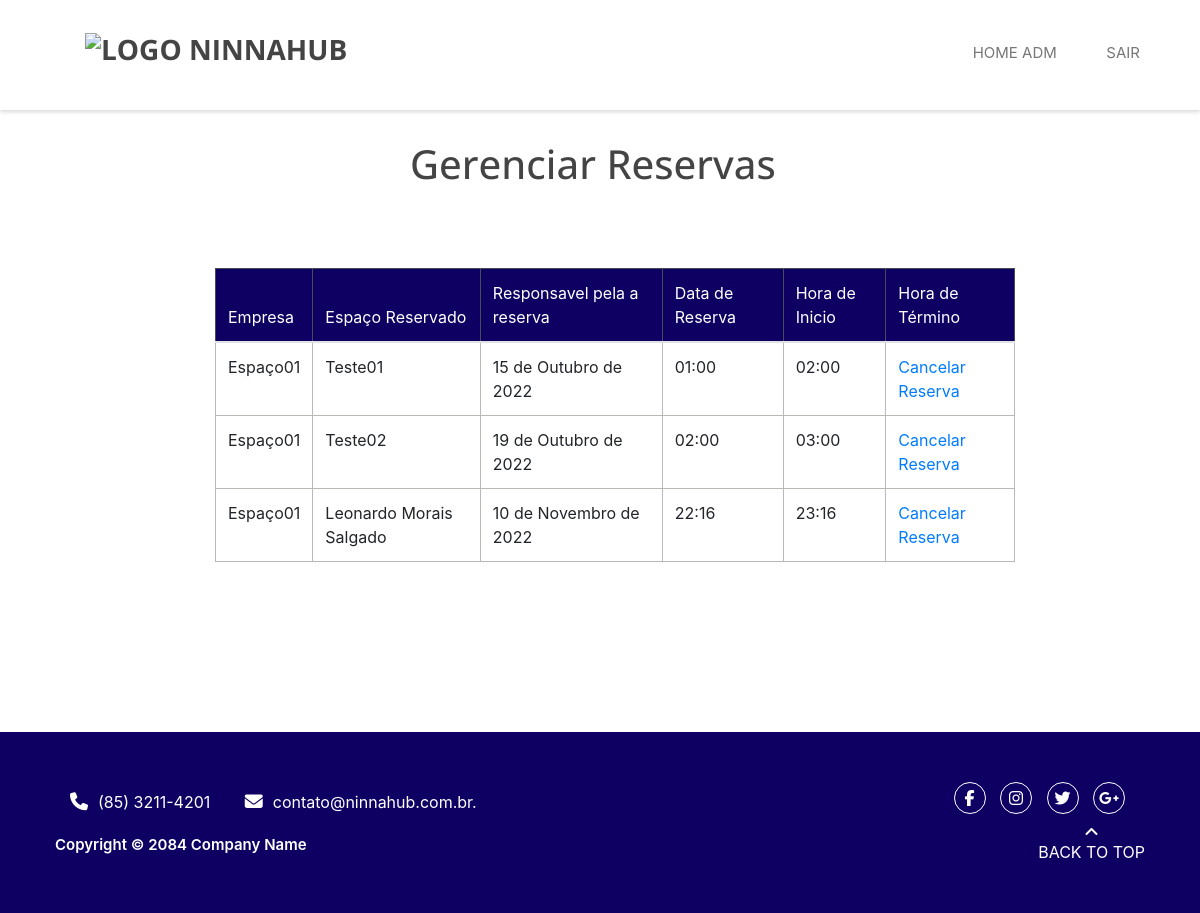
Page /adm/gerenciar_reserva/ (signed in) on the earlier database version.
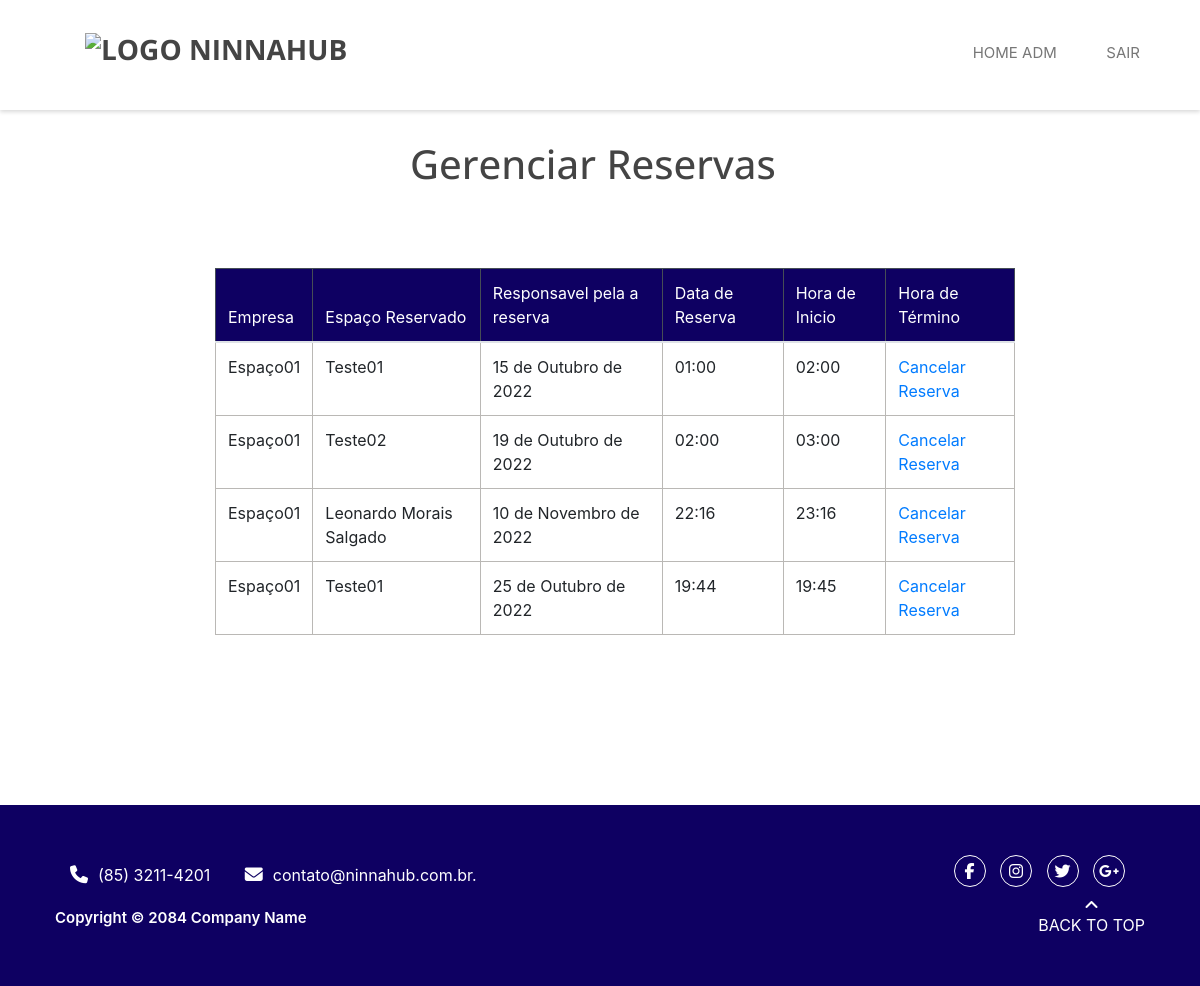
Same page on the later database version.
### reserva/models.py (models this page shows, shortened)
class Registro(models.Model):
    MANTENEDOR_CHOICES = (
        ('Mantenedor', 'Mantenedor'),
        ('Residente Startup', 'Residente Startup'),
        ('Time Operacional', 'Time Operacional'),
    )
    EVENTO_CHOICES = (
        ('Espaço01', 'Espaço01'),
        ('Espaço02', 'Espaço02'),
        ('Espaço03', 'Espaço03'),
    )
    agente = models.CharField(max_length=30)
    mantenedor = models.CharField(max_length=30, choices=MANTENEDOR_CHOICES)
    empresa = models.CharField(max_length=30)
    email = models.EmailField(max_length=254)
    telefone = models.CharField(max_length=30)
    cpf = CPFField('cpf')
    cnpj = CNPJField('CNPJ')
    nome_evento = models.CharField(max_length=300)
    descricao = models.TextField(max_length=1000)
    lista_participantes = models.FileField(upload_to='lista_participantes/%Y/%m/%d/', blank=True)
    espacos = models.CharField(max_length=30, choices=EVENTO_CHOICES, default='Espaço01')
    data_reserva = models.DateField()
    hora_inicio = models.TimeField()
    hora_fim = models.TimeField()
    confirmacao_email = models.BooleanField(default=False)

### administrador/views.py (the view)
# urls.py: path('gerenciar_reserva/', views.gerenciar_reserva, name='gerenciar_reserva'),
@login_required(login_url='/adm/login')
def gerenciar_reserva(request):
    registro = {'registro': Registro.objects.all()}
    return render(request, 'gerenciar_reserva.html', registro)

### administrador/templates/gerenciar_reserva.html (shortened to what this page needs)
{% extends 'base.html' %}
{% load static %}
{% block 'body' %}
{% include 'partials/_navbar-adm.html' %}
<main class="main-gerenciar-reserva">
    <h1 class="h1-gerenciar">Gerenciar Reservas</h1>
    <table class="table">
        <thead class="table-dark">
          <tr>
            <th>Empresa</th>
            <th>Espaço Reservado</th>
            <th>Responsavel pela a reserva</th>
            <th>Data de Reserva</th>
            <th>Hora de Inicio</th>
            <th>Hora de Término</th>
          </tr>
        </thead>
        <tbody>
        {%for registro in registro %}
            <tr class="borda-table">
                <td>{{registro.espacos}}</td>
                <td>{{registro.agente}}</td>
                <td>{{registro.data_reserva}}</td>
                <td>{{registro.hora_inicio}}</td>
                <td>{{registro.hora_fim}}</td>
                <td><a href="">Cancelar Reserva</a></td>
            </tr>
            {%endfor%}
        </tbody>
      </table>
</main>
   {% include 'partials/_footer.html' %}
{% endblock %}

### templates/base.html (shortened to what this page needs)
{% load static %}
<!DOCTYPE html>
<html lang="pt-br">
<head>
    <link href="{% static 'reserva/bootstrap/css/bootstrap.css' %}" rel="stylesheet" media="screen">
    <link rel="stylesheet" href="{% static 'reserva/css/misc.css' %}">
    <link rel="stylesheet" href="{% static 'reserva/css/animate.css' %}">
    <link rel="stylesheet" href="{% static 'reserva/css/main.css' %}">
    <link rel="stylesheet" href="{% static 'reserva/css/base.css'%}">
    <link rel="stylesheet" href="{% static 'reserva/css/style.css'%}">
    <link rel="stylesheet" href="{% static 'reserva/css/descrição.css'%}">
    <link rel="stylesheet" href="{% static 'reserva/css/login.css'%}">
    <link rel="stylesheet" href="{% static 'reserva/css/gerenciar-usuario.css'%}">
    <link rel="stylesheet" href="{% static 'reserva/css/gerenciar-espaco.css'%}">
    <link rel="stylesheet" href="{% static 'reserva/css/gerenciar-reserva.css'%}">
    <link rel="stylesheet" href="{% static 'reserva/css/admin.css'%}">
    <link rel="stylesheet" href="{% static 'reserva/css/check.css'%}"/>
    <link rel="stylesheet" href="http://use.fontawesome.com/releases/v5.7.2/css/all.css">
    <link rel="stylesheet" href="{% static 'reserva/bootstrap/css/bootstrap.min.css'%}">
    <link rel="stylesheet" href="{% static 'reserva/css/font-awesome.min.css'%}">
</head>
<body>
    {% block 'body' %}{% endblock %}
</body>
</html>

### administrador/templates/partials/_navbar-adm.html (shortened to what this page needs)
{%load static%}
<div id="home">
    <div class="site-header">
        <div class="main-header">
            <div class="container">
                <div class="row">
                    <div class="col-md-4 col-sm-4 col-xs-6">
                        <div class="logo">
                            <h1><a href="{% url 'home' %}" title="NINNA-HUB"><img src="{% static 'reserva/images/logo-nina.png' %}" alt="Logo NinnaHub" width="30%"></a></h1>
                        </div>
                    </div>
                    <div class="col-md-8 col-sm-8 col-xs-6">
                        <div class="menu text-right d-none d-md-block">
                            <ul>
                                <li><a href="{% url 'administrador' %}" class="external">Home ADM</a></li>
                                <li><a href="{% url 'login' %}" class="external">Sair</a></li>
                            </ul>
                        </div>
                    </div>
                </div>
            </div>
        </div>
    </div>
</div>

### administrador/templates/partials/_footer.html
<div class="site-footer">
    <div class="container">
        <div class="top-header">
            <div class="container">
                <div class="row">
                    <div class="col-md-6 col-sm-6">
                        <div class="left-header">
                            <span><i class="fa fa-phone"></i>(85) 3211-4201</span>
                            <span><i class="fa fa-envelope"></i>contato@ninnahub.com.br.</span>
                        </div>
                    </div>
                    <div class="col-md-6 col-sm-6">
                        <div class="right-header text-right">
                            <ul class="social-icons">
                                <li><a href="#" class="fa fa-facebook"></a></li>
                                <li><a href="#" class="fa fa-instagram"></a></li>
                                <li><a href="#" class="fa fa-twitter"></a></li>
                                <li><a href="#" class="fa fa-google-plus"></a></li>
                            </ul>
                        </div>
                    </div>
                </div>
            </div>
        </div>
        <div class="row">
            <div class="col-md-8 col-sm-8 col-xs-12">
                <p>Copyright &copy; 2084 Company Name</p>
            </div>
            <div class="col-md-4 col-sm-4 col-xs-12">
                <div class="go-top">
                    <a href="#" id="go-top">
                        <i class="fa fa-angle-up"></i>
                        Back to Top
                    </a>
                </div>
            </div>
        </div>
    </div>
</div>

### templates/static/reserva/css/main.css (style rules this page uses)
html, body, div, span, applet, object, iframe, h1, h2, h3, h4, h5, h6, p, blockquote, pre, a, abbr, acronym, address, big, cite, code, del, dfn, em, ins, kbd, q, s, samp, small, strike, strong, sub, sup, tt, var, b, u, i, center, dl, dt, dd, ol, ul, li, fieldset, form, label, legend, table, caption, tbody, tfoot, thead, tr, th, td, article, aside, canvas, details, embed, figure, figcaption, footer, header, hgroup, menu, nav, output, ruby, section, summary, time, mark, audio, video { margin: 0; padding: 0; border: 0; font-size: 100%; font: inherit; vertical-align: baseline; }
html,body { width: 100%; overflow-x: hidden; }
.row { margin-left:-85px; margin-right: -85px ; }
body { line-height: 1; }
ol, ul { list-style: none; }
table { border-collapse: collapse; border-spacing: 0; }
body { font: 13px/23px "Open Sans", sans-serif; -webkit-font-smoothing: antialiased; word-wrap: break-word; color: #777777; }
a { -webkit-transition: all 0.2s ease-in-out; -moz-transition: all 0.2s ease-in-out; -ms-transition: all 0.2s ease-in-out; -o-transition: all 0.2s ease-in-out; transition: all 0.2s ease-in-out; }
h1, h2, h3, h4, h5, h6 { font-family: "Open Sans", sans-serif; color: #444444; }
.top-header .right-header ul.social-icons, .main-header .menu ul { padding: 0; margin: 0; list-style: none; }
.top-header { background: #0e0062; color: white; padding: 10px 0; }
.top-header .left-header span { display: inline-block; margin: 8px 30px 0 0; }
.top-header .left-header span i { margin-right: 10px; font-size: 18px; }
.top-header .right-header ul.social-icons li { display: inline-block; }
.top-header .right-header ul.social-icons li a { color: white; width: 32px; height: 32px; text-align: center; line-height: 30px; border: 1px solid white; -webkit-border-radius: 16px; border-radius: 16px; margin: 0 5px; }
.main-header { position: fixed; width: 100%; height: 110px; z-index: 9999; padding: 30px 0; background: white; -webkit-box-shadow: 0 2px 4px rgba(1, 1, 1, 0.15) ; -moz-box-shadow: 0 2px 4px rgba(1, 1, 1, 0.15) ; box-shadow: 0 2px 4px rgba(1, 1, 1, 0.15) ; -webkit-transition: all 0.4s ease-in-out; -moz-transition: all 0.4s ease-in-out; -ms-transition: all 0.4s ease-in-out; -o-transition: all 0.4s ease-in-out; transition: all 0.4s ease-in-out; }
.main-header .logo { margin-top: 0px; padding-left: 40px; }
.main-header .logo h1 { font-size: 28px; font-weight: 700; text-transform: uppercase; }
.main-header .logo h1 a { color: #444444; }
.main-header .menu { margin-top: 10px; }
.main-header .menu ul li { display: inline-block; margin-left: 15px; }
.main-header .menu ul li a { text-transform: uppercase; color: #777777; font-size: 15px; padding: 8px 15px; -webkit-border-radius: 3px; border-radius: 3px; }
.site-footer { margin-top: 100px; background-color: #0e0062; color: white; padding: 40px; padding-left: 40px ; padding-right: 40px ; width: 100%; }
.site-footer p { margin-top: 10px; }
.site-footer a { color: white; text-align: center; display: block; }
.site-footer .go-top { float: right; text-transform: uppercase; }
.site-footer .go-top i { display: block; }

### templates/static/reserva/css/base.css (style rules this page uses)
:root { --branco: #FFF; --cinza: #808080; --azul-ninna: #00257A; --azul-escuro-ninna: #001c5c; --verde-ninna: #57B952; --branco-ninna: #ECEDEE; --preto-ninna: #000; --fonte-ninna: 'Poppins', sans-serif; }

### templates/static/reserva/css/style.css (style rules this page uses)
.container { width: 80vw; margin: 0 auto; }

### templates/static/reserva/css/descrição.css (style rules this page uses)
main { margin-top: 200px; }
p { font-size: 14px; line-height: 1.50; }

### templates/static/reserva/css/login.css (style rules this page uses)
p { font-weight: 600; font-size: 15px; }
.site-footer { margin-top: 10px; }

### templates/static/reserva/css/gerenciar-usuario.css (style rules this page uses)
.main-gerenciar-reserva { margin-top: 120px; margin-bottom: 170px; margin-left: 400px; }
.table { margin-top: 80px; margin-left: -185px; margin-bottom: 200px; }
.table-dark th { background: rgb(14,0,98); border: 1px solid white; }
.borda-table td { border: 1px solid #bab8b5; }

### templates/static/reserva/css/gerenciar-espaco.css (style rules this page uses)
:root { --branco-ninna: #FFF; --verde-ninna: #57B952; --azul-ninna: #00257A; --cinza-ninna: #808080; }
* { margin: 0; padding: 0; box-sizing: border-box; }
body, input, textarea, button { font-family: 'Poppins', sans-serif; }

### templates/static/reserva/css/gerenciar-reserva.css (style rules this page uses)
.h1-gerenciar { padding-top: 20px; margin-left: 10px; }

### templates/static/reserva/css/check.css (style rules this page uses)
* { margin: 0; padding: 0; }
a { text-decoration: none; }

Differences in the rows shown:
added Registro: espacos "Espaço01", agente "Teste01", data_reserva "25 de Outubro de 2022", hora_inicio "19:44", hora_fim "19:45"
